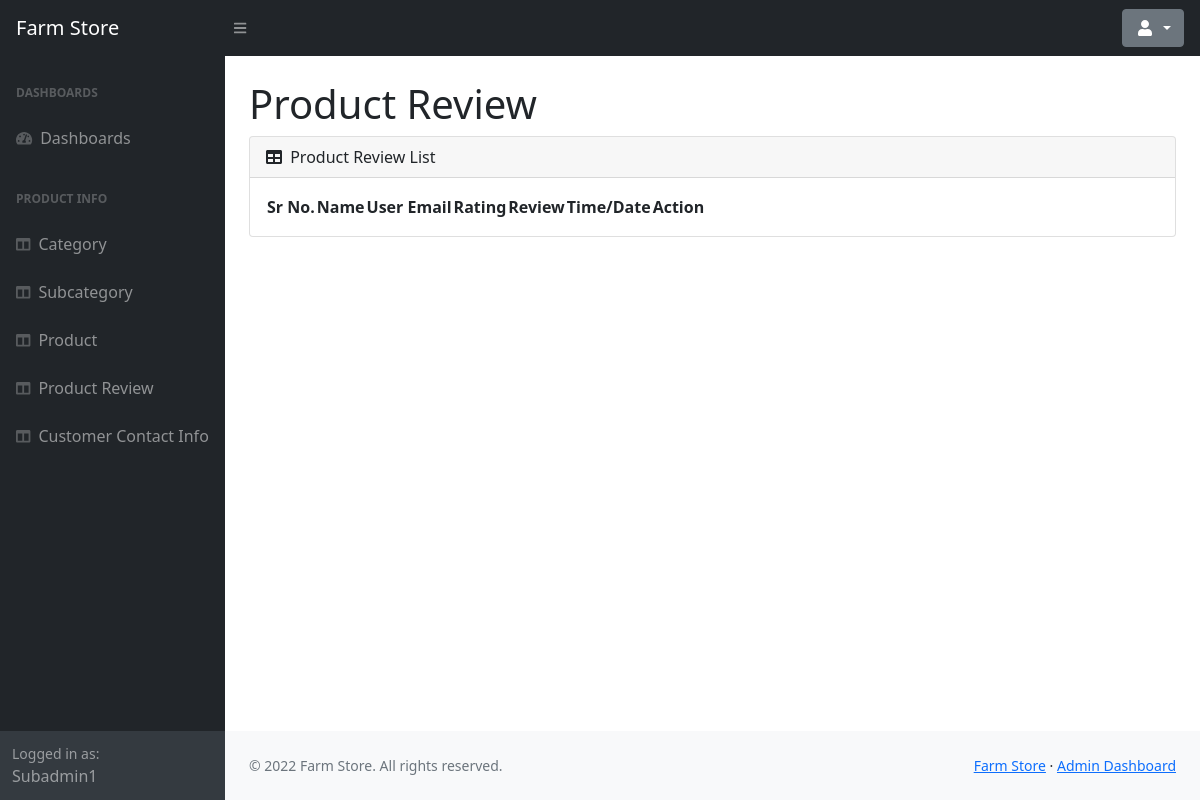
The page /admin/productreview.php (signed in) on the database as committed earlier.
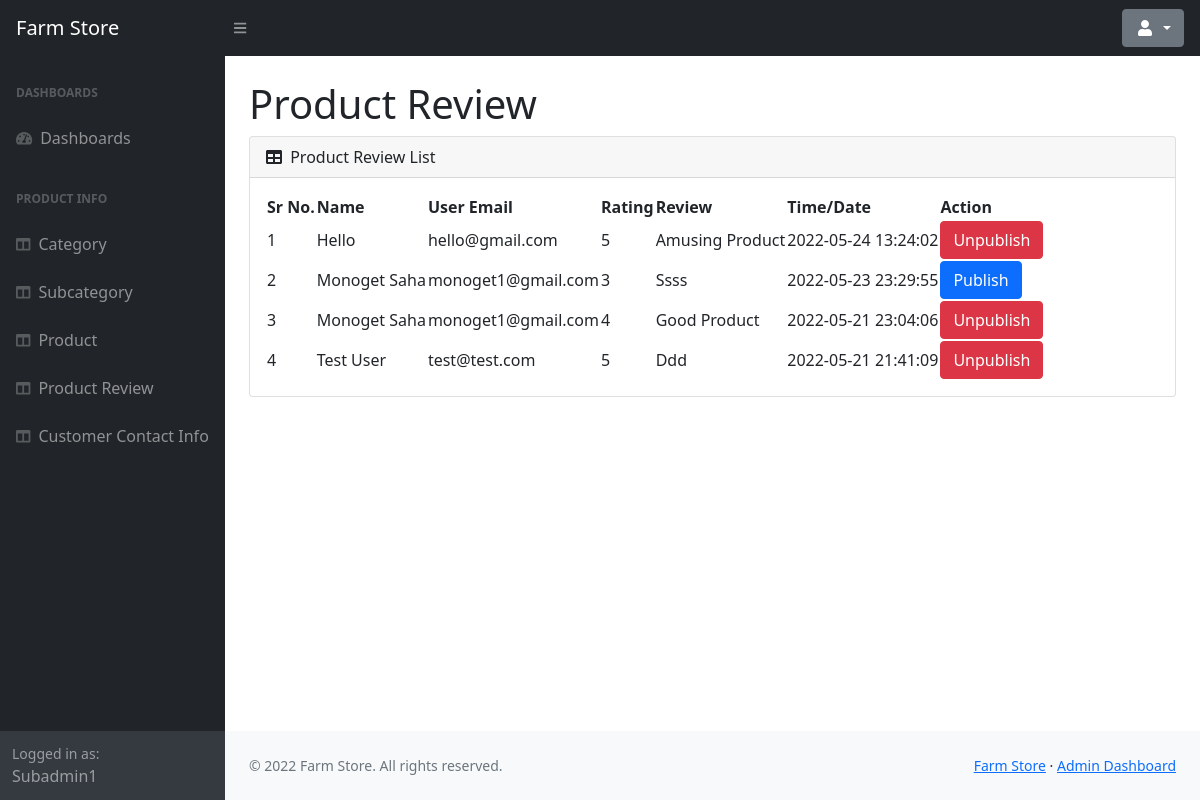
The same page on the database as committed later.
### tables this page shows
CREATE TABLE `product_review` (
  `id` int(11) NOT NULL,
  `product_id` int(11) NOT NULL,
  `user_id` int(11) NOT NULL,
  `user_email` text NOT NULL,
  `rating` varchar(255) NOT NULL,
  `review` text NOT NULL,
  `status` int(11) NOT NULL,
  `added_on` datetime NOT NULL DEFAULT current_timestamp()
);

CREATE TABLE `user` (
  `id` int(11) NOT NULL,
  `name` text NOT NULL,
  `imei` text NOT NULL,
  `email` text NOT NULL,
  `ccode` text NOT NULL,
  `mobile` text NOT NULL,
  `rdate` datetime NOT NULL DEFAULT current_timestamp(),
  `password` text NOT NULL,
  `status` int(11) NOT NULL DEFAULT 1,
  `pin` text DEFAULT NULL,
  `resetToken` varchar(255) DEFAULT NULL
);

### admin/productreview.php (the view, shortened to what this page needs)
<?php include('../include/dbconfig.php') ?>
<!DOCTYPE html>
<html lang="en">
<head>
    <?php include('include/csslist.php') ?>
</head>
<body class="sb-nav-fixed">
<?php include('include/topbar.php') ?>
<div id="layoutSidenav">
    <div id="layoutSidenav_nav">
        <?php include('include/sidebar.php') ?>
    </div>
    <div id="layoutSidenav_content">
        <main>
            <div class="container-fluid px-4">
                <h1 class="mt-4">Product Review</h1>
                <div class="row">
                    <div class="col-lg-12">
                        <div class="card mb-4">
                            <div class="card-header">
                                <i class="fas fa-table me-1"></i>
                                Product Review List
                            </div>
                            <div class="card-body">
                                <table id="datatablesSimple">
                                    <thead>
                                    <tr>
                                        <th>Sr No.</th>
                                        <th>Name</th>
                                        <th>User Email</th>
                                        <th>Rating</th>
                                        <th>Review</th>
                                        <th>Time/Date</th>
                                        <th>Action</th>
                                    </tr>
                                    </thead>
                                    <tbody>
                                    <?php
                                    $sel = $con->query("SELECT user.name,user.email,product_review.id,product_review.rating,
                                    product_review.review,product_review.added_on,product_review.status
                                    FROM user,product_review
                                    WHERE product_review.user_id = user.id ORDER  BY product_review.added_on desc");
                                    $i = 0;
                                    while ($row = $sel->fetch_assoc()) {
                                        $i = $i + 1;
                                        ?>
                                        <tr>
                                            <td><?php echo $i; ?></td>
                                            <td><?php echo $row['name']; ?></td>
                                            <td><?php echo $row['email']; ?></td>
                                            <td><?php echo $row['rating']; ?></td>
                                            <td><?php echo ucfirst($row['review']); ?></td>
                                            <td><?php echo $row['added_on']; ?></td>
                                            <td><?php if ($row['status'] == 0) { ?>
                                                    <a href="?status=1&id=<?php echo $row['id']; ?>"><button class="btn btn-primary"> Publish</button></a>
                                                <?php } else { ?>
                                                    <a href="?status=0&id=<?php echo $row['id']; ?>"><button class="btn btn-danger">Unpublish</button></a>
                                                <?php } ?>
                                            </td>
                                        </tr>
                                    <?php } ?>
                                    </tbody>
                                </table>
                            </div>
                        </div>
                    </div>
                </div>
            </div>
        </main>
        <?php include('include/footer.php') ?>
    </div>
</div>
</body>
</html>

Rows that differ between the two databases and show on the page:
added product_review: user.name "Hello", user.email "hello@gmail.com", rating "5", review "Amusing Product", added_on "2022-05-24 13:24:02"
added product_review: user.name "Monoget Saha", user.email "monoget1@gmail.com", rating "3", review "Ssss", added_on "2022-05-23 23:29:55"
added product_review: user.name "Monoget Saha", user.email "monoget1@gmail.com", rating "4", review "Good Product", added_on "2022-05-21 23:04:06"
added product_review: user.name "Test User", user.email "test@test.com", rating "5", review "Ddd", added_on "2022-05-21 21:41:09"
